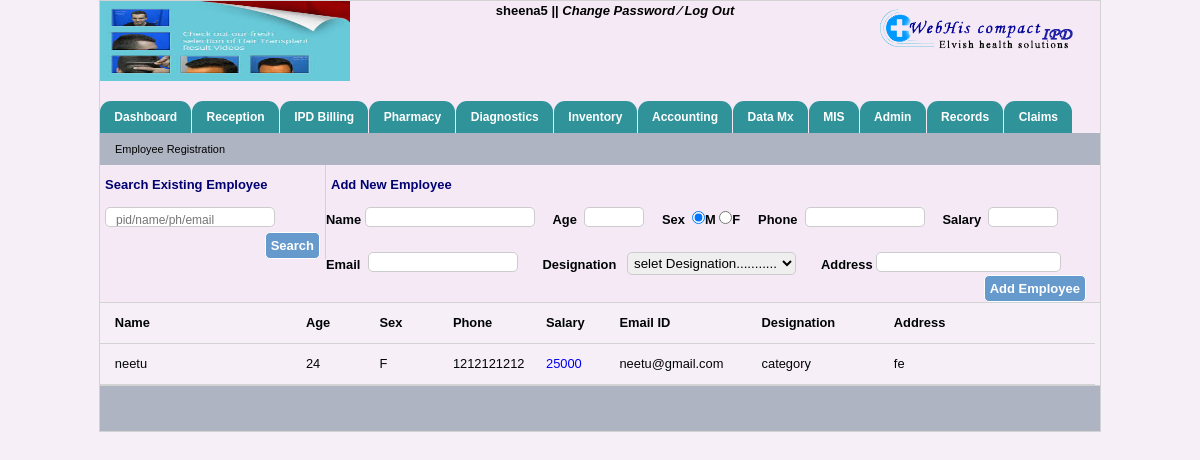
Page /employe.php (signed in) on the committed database.
### tables this page shows
CREATE TABLE IF NOT EXISTS `hospitals_info` (
  `hospital_name` varchar(40) NOT NULL,
  `hospital_add` varchar(40) NOT NULL,
  `hospital_email` varchar(40) NOT NULL,
  `hospital_helpline` int(40) NOT NULL,
  `hospital_fax` int(40) NOT NULL,
  `reception_no` varchar(100) NOT NULL,
  `ambulance_no` varchar(100) NOT NULL,
  `emergency_no` varchar(100) NOT NULL,
  `logo_path` varchar(200) NOT NULL,
  `img_path` varchar(200) NOT NULL
);

CREATE TABLE IF NOT EXISTS `employe` (
  `emp_id` int(200) NOT NULL AUTO_INCREMENT,
  `emp_name` varchar(200) NOT NULL,
  `age` varchar(20) NOT NULL,
  `gender` varchar(20) NOT NULL,
  `add` varchar(200) NOT NULL,
  `email_id` varchar(100) NOT NULL,
  `position` varchar(100) NOT NULL,
  `salary` int(200) NOT NULL,
  `emp_mobile` int(12) NOT NULL,
  `date` date NOT NULL,
  PRIMARY KEY (`emp_id`)
);

### employe.php (the view, shortened to what this page needs)
<?php
include("header.php");
include("menubar.php");
?>
 		<div id="opd_bill" style="height:20px;">
   			<div style="float:left">
   				<span class="p_adding">Employee Registration</span>
   			</div>
    </div>
   <div id="main_center_container">
    <div class="record_feed">
<form method="post" autocomplete="off">
    	<div id="search_exist">
        	<div id="search_txt" class="p_adding">Search Existing Employee</div>
            <div class="p_adding">
            	<span>
					<input type="text" name="search" placeholder="pid/name/ph/email" id="inputStringAd" onKeyUp="lookupAd(this.value);"  /></span>
					<span style="float:right; margin-top:5px;">
					<input type="submit" name="find" value="Search" class="btn"/></span>
            </div>
        </div>
</form>
        <form method="post" action="emp_reg.php" >
        <div id="add_new_patient">
    	   	<div id="add_txt">Add New Employee</div>
               <div>
            	<strong>Name</strong>
                    <input type="text" name="name"/>
	        <strong>&nbsp;&nbsp;&nbsp;&nbsp;Age&nbsp;</strong>
                    <input type="text" name="age" maxlength="3" class="size_box" id="txtChar" style="width:60px;" />
                             <strong>&nbsp;&nbsp;&nbsp;&nbsp;Sex&nbsp;</strong>
                 		<input type="radio" name="gender" value="M" checked /><strong>M</strong>
				<input type="radio" name="gender" value="F" /><strong>F</strong>
				  <strong>&nbsp;&nbsp;&nbsp;&nbsp;Phone&nbsp;</strong>
                                  <input type="text" name="phone" maxlength="10" class="size_input" id="txtChar" style="width:120px;"  />
                                   <strong>&nbsp;&nbsp;&nbsp;&nbsp;Salary&nbsp;</strong>
                                  <input type="text" name="salary" maxlength="10" class="size_input" id="txtChar" style="width:70px;"/>
                                  <br> <br> <strong>Email&nbsp;</strong>
                   <input type="text" name="p_email" maxlength="50" class="size_input" id="txtChar" style="width:150px;"/>
                   &nbsp;&nbsp;&nbsp;&nbsp;&nbsp;&nbsp;<strong>Designation</strong> &nbsp;&nbsp;<select name="designation">
        <option value="category" selected> selet Designation...........</option>
    </select>
             &nbsp;&nbsp;&nbsp;&nbsp;&nbsp;&nbsp;<strong>Address</strong>
             <input type="text" name="add"  class="size_input" id="txtChar" style="width:185px;" />
             <input type="submit" name="Add_emp" value="Add Employee" class="btn" style="float:right;" />
         </div>
          </div>
</form>
   </div>
       <div class="emp_clssifi">
           <div class="nam_e"><strong>Name</strong></div>
           <div class="tiny"><strong>Age</strong></div>
           <div class="tiny"><strong>Sex</strong></div>
           <div class="ph"><strong>Phone</strong></div>
           <div class="tiny"><strong>Salary</strong></div>
           <div class="e_mail"><strong>Email ID</strong></div>
           <div class="d_desig"><strong>Designation</strong></div>
           <div class="adres"><strong>Address</strong></div>
       </div>
       <?php
       $query=mysql_query("select * from employe");
       while ($benValues = mysql_fetch_array($query)) {
         ?>
<div class="emp_clssifi">
          <div class="nam_e"><?php echo $benValues['emp_name'];?></div>
           <div class="tiny"><?php echo $benValues['age'];?></div>
           <div class="tiny"><?php echo $benValues['gender'];?></div>
           <div class="ph"><?php echo $benValues['emp_mobile'];?></div>
           <div class="tiny"><a href="salary.php?pid=<?php echo $benValues['emp_id']; ?>" onclick="javascript:void window.open('salary.php?pid=<?php echo $benValues['emp_id']; ?>','1384252115538','width=500,height=200,toolbar=0,menubar=0,location=0,status=1,scrollbars=1,');return false;"><?php echo $benValues['salary']; ?></a></div>
           <div class="e_mail"><?php echo $benValues['email_id'];?></div>
           <div class="d_desig"><?php echo $benValues['position'];?></div>
           <div class="adres"><?php echo $benValues['add'];?></div>
       </div>
       <?php }
       ?>
<div class="fill_data">
<div id="bil_id" style="width:900px; float:left; text-align:right;">
<span><strong>&nbsp;</strong></span>
</div>
</body>
</html>

### header.php (shortened to what this page needs)
<!DOCTYPE html PUBLIC "-//W3C//DTD XHTML 1.0 Transitional//EN" "http://www.w3.org/TR/xhtml1/DTD/xhtml1-transitional.dtd">
<html xmlns="http://www.w3.org/1999/xhtml">
<head>
    <link rel="stylesheet" href="includes1/searchStyle.css" type="text/css">
    <link rel="stylesheet" href="includes2/searchStyle.css" type="text/css">
    <link rel="stylesheet" href="includesConsumable/searchStyle.css" type="text/css">
    <link rel="stylesheet" href="includesMedicine/searchStyle.css" type="text/css">
    <link rel="stylesheet" href="includesAd/searchStyle.css" type="text/css">
    <link rel="stylesheet" href="includesCo/searchStyle.css" type="text/css">
	<link rel="stylesheet" href="patient-css.css" type="text/css">
    <link rel="stylesheet" href="includesOt/searchStyle.css" type="text/css">
    <link rel="stylesheet" href="includesIp/searchStyle.css" type="text/css">
    <link rel="stylesheet" href="includesCoP/searchStyle.css" type="text/css">
    <link rel="stylesheet" href="includesVp/searchStyle.css" type="text/css">
    <link rel="stylesheet" href="includesVpP/searchStyle.css" type="text/css">
    <link rel="stylesheet" href="includesD/searchStyle.css" type="text/css">
    <link rel="stylesheet" href="includesDs/searchStyle.css" type="text/css">
    <link rel="stylesheet" href="includesR/searchStyle.css" type="text/css">
    <link rel="stylesheet" href="includesDi/searchStyle.css" type="text/css">
<link rel="stylesheet" type="text/css" href="css/doc.css" />
<link rel="stylesheet" type="text/css" href="css/jquery.timeentry.css" />
<link rel="stylesheet" type="text/css" href="css/jquery.timepicker.css" />
<link rel="stylesheet" type="text/css" href="css/jquey-ui.css" />
<link rel="stylesheet" type="text/css" href="css/login-code.css" />
<link rel="stylesheet" type="text/css" href="css/mainstyle.css" />
<link rel="stylesheet" type="text/css" href="css/style_by.css" />
<link rel="stylesheet" type="text/css" href="css/tabcode.css" />
<link rel="stylesheet" type="text/css" href="css/tab-code.css" />
<link rel="stylesheet" type="text/css" href="css/patient-css.css" />
</head>
<body>
<div id="container">
	<div id="header" style="background:rgba(243, 232, 245, 0.67); width:1000px;">
    	<div id="logo_side">
        	<?php
				$data=mysql_query("select * from hospitals_info");
				$info=mysql_fetch_array($data);
                                echo '<img src="'.$info['logo_path'].'" height="100"/>';
                                ?>
        </div>
        	<div class="welcome" style="width:530px;">
            <span id="sign">
                <?php echo $_SESSION['uname']; echo $_SESSION['uid'];  ?> ||
            	<a href="#">Change Password </a>
                <a href="#">&frasl;</a>
                <a href="log_out.php" onclick="disableBackButton()">Log Out</a>
             </span>
            </div>
        <div id="sign_in_up">
             <div id="power_by"><img src="image/logo.png" align="left"/></div>
        </div>
    </div>

### includesConsumable/searchStyle.css (style rules this page uses)
body { font-family:Arial, Helvetica, sans-serif; font-size:11px; color:000; }

### includesCo/searchStyle.css (style rules this page uses)
body { font-family:Arial, Helvetica, sans-serif; font-size:11px; color:000; }

### patient-css.css (style rules this page uses)
.emp_clssifi { width:98%; float: left; border-bottom: 1px solid lightgray; padding: 5px 0.75%; }
.emp_clssifi .tiny { float: left; width: 6%; padding: 5px 0.75%; }
.emp_clssifi .nam_e { width: 18%; float: left; word-break:break-all; padding: 5px 0.75%; }
.emp_clssifi .ph { width: 8%; float: left; word-break:break-all; padding: 5px 0.75%; }
.emp_clssifi .e_mail { width:13%; float: left; word-break:break-all; padding: 5px 0.75%; }
.emp_clssifi .d_desig { width:12%; float: left; word-break:break-all; padding: 5px 0.75%; }
.emp_clssifi .adres { width:17.5%; float: left; word-break:break-all; padding: 5px 0.75%; }

### includesOt/searchStyle.css (style rules this page uses)
body { font-family:Arial, Helvetica, sans-serif; font-size:11px; color:000; }

### includesIp/searchStyle.css (style rules this page uses)
body { font-family:Arial, Helvetica, sans-serif; font-size:11px; color:000; }

### includesCoP/searchStyle.css (style rules this page uses)
body { font-family:Arial, Helvetica, sans-serif; font-size:11px; color:000; }

### includesVp/searchStyle.css (style rules this page uses)
body { font-family:Arial, Helvetica, sans-serif; font-size:11px; color:000; }

### includesVpP/searchStyle.css (style rules this page uses)
body { font-family:Arial, Helvetica, sans-serif; font-size:11px; color:000; }

### includesD/searchStyle.css (style rules this page uses)
body { font-family:Arial, Helvetica, sans-serif; font-size:11px; color:000; }

### includesDs/searchStyle.css (style rules this page uses)
body { font-family:Arial, Helvetica, sans-serif; font-size:11px; color:000; }

### includesR/searchStyle.css (style rules this page uses)
body { font-family:Arial, Helvetica, sans-serif; font-size:11px; color:000; }

### includesDi/searchStyle.css (style rules this page uses)
body { font-family:Arial, Helvetica, sans-serif; font-size:11px; color:000; }

### css/doc.css (style rules this page uses)
body { margin:0; padding:0; font-size:80.5%; font-family:Arial,'Lucida sans unicode'; line-height:20px; text-align:left; width:100%; color:#000305; }
* { margin:0px; padding:0px; }
a { text-decoration:none; }
div, table, h1, h2, h3, h4, h5, h6, span, tr, td, img, form { margin:0px; padding:0px; border:none; }
.p_adding { padding:0px 5px; }
#container { margin:0px auto; padding:0px; width:1000px; border:1px solid lightgray; }
#container #header { height:85px; width:1000px; margin:0 auto; }
#container #header #logo_side { width:25%; float:left; }
.welcome { float:left; width:55%; text-align:center; }
#container #header #logo_side img { width:150px; height:80px; margin-top:0px; padding:0px; }
#container #header #sign_in_up { width:20%; float:left; margin-top:0.5%; }
.record_feed { width:100%; background:#E8E8E8; border-bottom:1px solid lightgray; margin:0 auto; }
.record_feed #search_exist { float:left; padding:10px 0px 0px 0px; width:22.5%; border-right:1px solid lightgray; }
.record_feed #search_exist #search_txt { font-size:13px; font-weight:700; color:#000071; margin-bottom:10px; }
.record_feed #add_new_patient { float:left; padding:10px 0px 0px 0px; width:76%; }
#add_txt { font-size:13px; font-weight:700; color:#000071; margin-bottom:10px; margin-left:5px; }
.fill_data { background:url(../image/ccc.png) repeat; padding:10px 0px 5px 5px; height:30px; }
.fill_data #bil_id { float:left; width:400px; }
.size_box { width:50px; }
.size_input { width:80px; }

### css/login-code.css (style rules this page uses)
input[type="text"],input[type="password"],input[type="date"] { width: 170px; height: 25px; padding: 5px 10px 0px 10px; margin:2px 0 0px 0; background:#FFF; border-radius: 5px; -moz-border-radius: 5px; -webkit-border-radius: 5px; font-family:Arial, Arial, Helvetica, sans-serif; font-size: 14px; color:#000; border:1px solid #CCC; }

### css/mainstyle.css (style rules this page uses)
body { background:rgba(243, 232, 245, 0.67); margin:0px; padding:0px width:100%; }
html { width:100%; }
* { margin:0px; padding:0px; }
* { font:Georgia, "Times New Roman", Times, serif }

### employe.php (style rules this page uses)
input[type="text"] { height:80px; border:1px solid #CCC; border-radius:5px; }

### rows in the picture
hospitals_info: logo_path (picture)
employe: emp_name "neetu", age "24", gender "F", emp_mobile "1212121212", salary "25000", email "neetu@gmail.com", position "category", add "fe"

### other values in the picture
$_SESSION['uname'] "sheena"
$_SESSION['uid'] "5"
